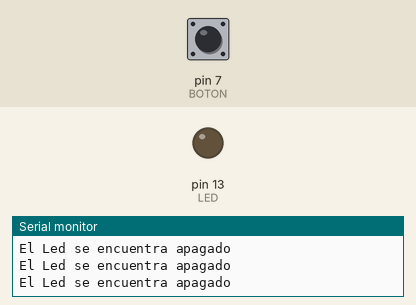
This sketch was run on a simulated Arduino Uno, built with avr-gcc and run on an emulated ATmega328P. Shown: output pins drawn as LEDs (lit = HIGH), the last lines printed to the serial monitor. Inputs (shaded band) come from the test bench; at power-on: pin 7 (BOTON) LOW.

Above: at 2.8 s.
2.9 s: pin 7 (BOTON) pulled HIGH for 1.2 s
At 3.7 s:
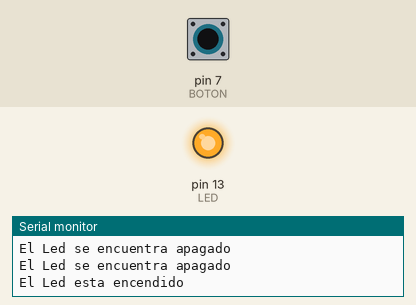
6.5 s: pin 7 (BOTON) pulled HIGH for 3.2 s
At 11.4 s:
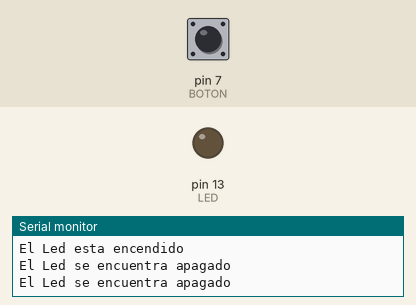
Timing chart, 0 to 12.9 s (numbered marks = the images above; inputs shaded):
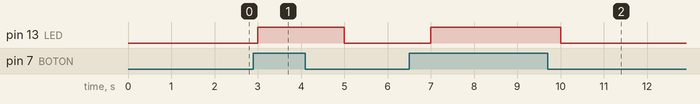

Measured:
- after the input at 2.9 s, pin 13 (LED): LOW → HIGH after 0.10 s, → LOW 2.0 s later
- after the input at 6.5 s, pin 13 (LED): LOW → HIGH after 0.50 s, → LOW 3.0 s later

The sketch:

on_Led.ino
```cpp
//Declaracion del PIN de salida (output)
const int LED=13;
//Declaracion del PIN de entrada (input)
const int BOTON=7;
//Declaracion de variable para marcar dato condicional
int valor;

void setup() {
  // put your setup code here, to run once:
  pinMode(LED,OUTPUT);
  pinMode(BOTON,INPUT);
  Serial.begin(9600);
}

void loop() {
  // put your main code here, to run repeatedly:
  valor = digitalRead(BOTON);
  if(valor == HIGH) {
    digitalWrite(LED,HIGH);
    Serial.println("El Led esta encendido");
    delay(1000);
  } else {
    Serial.println("El Led se encuentra apagado");
    digitalWrite(LED,LOW);
    delay(1000);
  }
}
```
